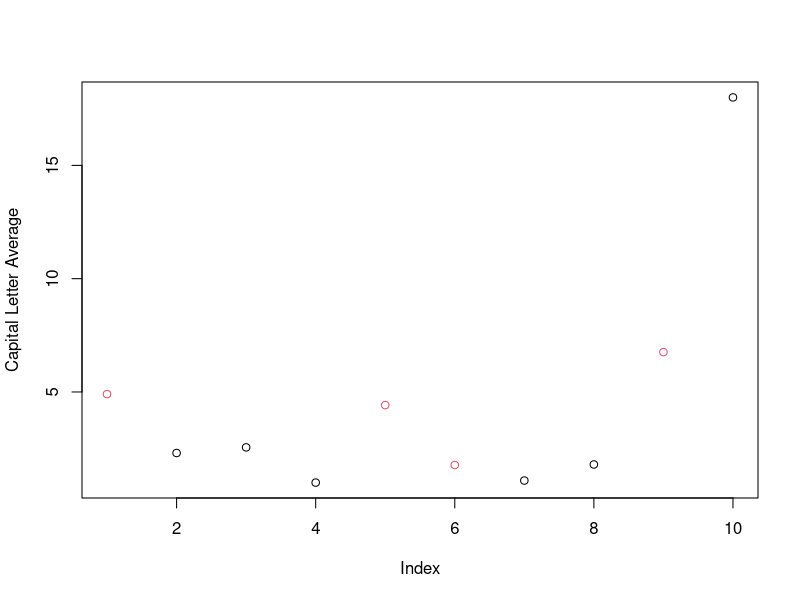

Write the R code that produced this figure.
## ---- chunk 1
knitr::opts_chunk$set(echo = TRUE)
library(kernlab); data(spam); set.seed(333)

## ---- chunk 2
str(spam)
## ---- chunk 3
summary(spam)
## ---- chunk 4
smallSpam<-spam[sample(dim(spam)[1],size=10),]
spamLabel<-(smallSpam$type=="spam")*1 +1
## ---- chunk 5
plot(smallSpam$capitalAve,col=spamLabel,ylab="Capital Letter Average")
## ---- chunk 6
rule1<-function(x){
    prediction<-rep(NA,length(x))
    prediction[x>2.7]<-"spam"
    prediction[x<2.40]<-"nonspam"
    prediction[(x>=2.40 & x<=2.45)]<-"spam"
    prediction[(x>2.45 & x<=2.70)]<-"nonspam"
    return(prediction)
}
table(rule1(smallSpam$capitalAve),smallSpam$type)
table(rule1(spam$capitalAve),spam$type)
